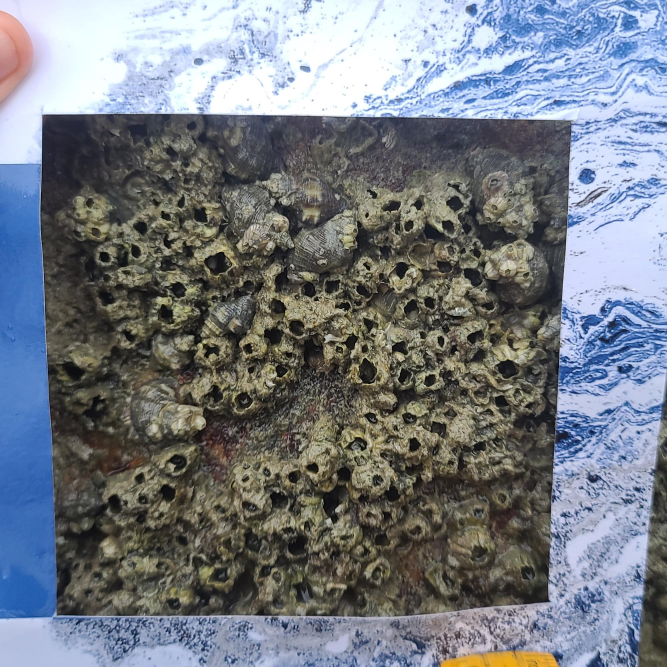
#> input picture Barnacle population.v10i.coco/test/20220730_090044_jpg.rf.f1aa8075cd6508dd39a19eefee99f87e.jpg, 2000 x 2000 px (shown at 1/3 size)
$ python -i barnacle_detector.py   (imports and definitions only)
#> lines starting #> are read from the running program, lines starting #| are printed output that depends on the picture; after the words box and inside, x2 and y2 are one past the last pixel; in counts of white or black regions, pixels touching at a corner belong together
#> further down, picture is the input picture: shape (2000, 2000, 3); mean B, G, R 132, 124.1, 118.3
"""Detector simples de cracas usando morfologia + contornos.

Funções principais:
- process_frame(frame, cm2_per_pixel=..., area_px_min=20, area_px_max=2000)
- compute_cm2_per_pixel(fov_deg, distance_cm, w_px, h_px)

Retorna frame anotado e KPIs (cracas, fouling_percent, cracas_por_cm2, fouling_cm2) e máscara.
"""
from __future__ import annotations

import math
import numpy as np
import cv2


# [16 lines left out: function compute_cm2_per_pixel, not called in this run]


def process_frame(frame: np.ndarray, cm2_per_pixel: float = 0.0025, area_px_min: int = 20, area_px_max: int = 2000):
    """Processa um frame e detecta cracas por morfologia e contornos.

    Retorna: annotated_frame, cracas, fouling_percent, cracas_por_cm2, fouling_cm2, mask
    """
#> called with cm2_per_pixel = 0.0025, area_px_min = 20, area_px_max = 2000
    try:
        h, w = frame.shape[:2]
#> h = 2000; w = 2000

        # Conversão e pré-processamento
        gray = cv2.cvtColor(frame, cv2.COLOR_BGR2GRAY)
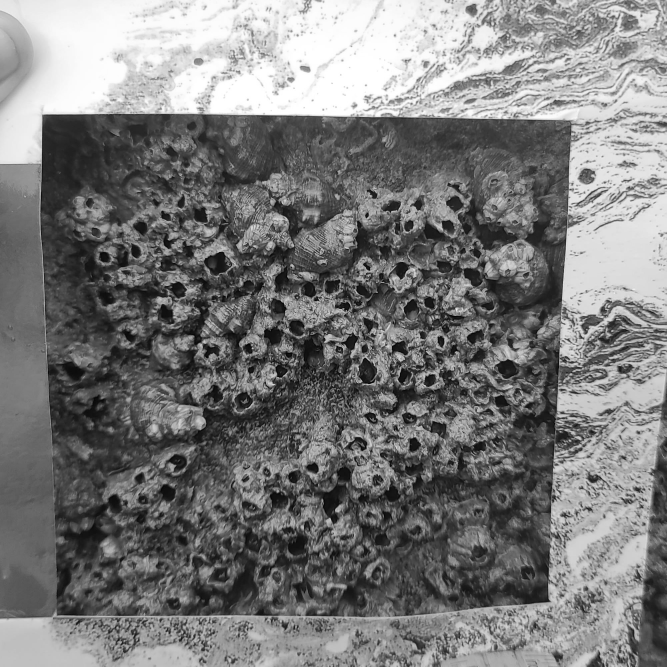
#> gray: shape (2000, 2000) (shown at 1/3 size); min 0, max 255, mean 123.3
        blur = cv2.GaussianBlur(gray, (7, 7), 0)

        # Detecção de regiões escuras/irregulares = cracas
        _, mask = cv2.threshold(blur, 100, 255, cv2.THRESH_BINARY_INV)
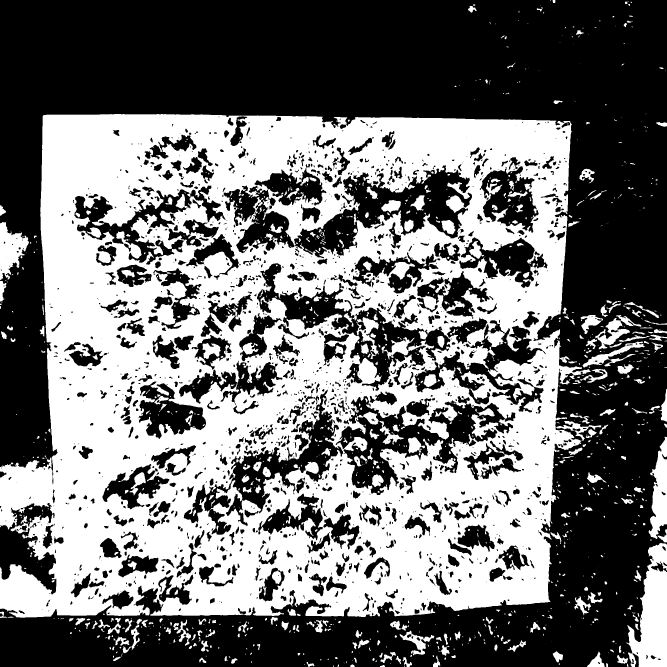
#> mask: shape (2000, 2000) (shown at 1/3 size); 44.7% white; 1280 white regions (706 under 20 px), largest, box (x1, y1, x2, y2) and area: (0, 342, 1773, 1853) 1636542, (1880, 1629, 2000, 2000) 26923, (1946, 1310, 2000, 1617) 9682

        # Remover ruído
        kernel = np.ones((3, 3), np.uint8)
        mask = cv2.morphologyEx(mask, cv2.MORPH_OPEN, kernel, iterations=2)
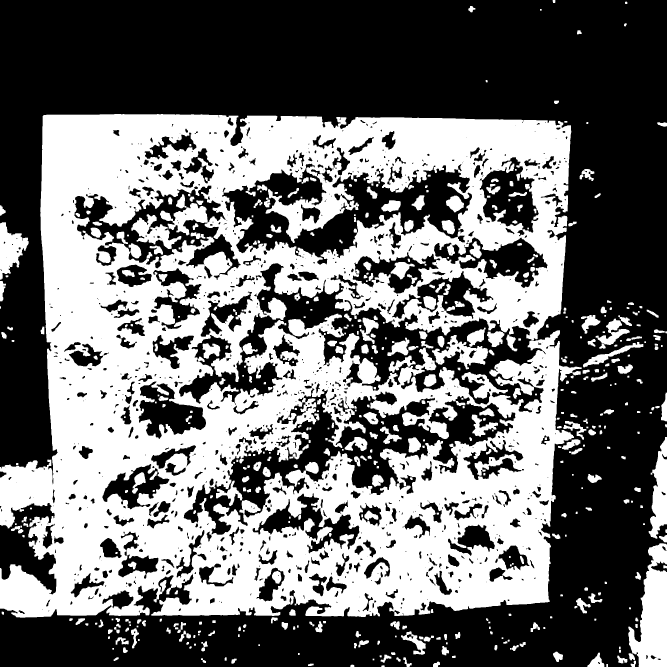
#> mask: shape (2000, 2000) (shown at 1/3 size); 43.1% white; 539 white regions

        # Encontrar contornos
        contours, _ = cv2.findContours(mask, cv2.RETR_EXTERNAL, cv2.CHAIN_APPROX_SIMPLE)
#> contours = 322 contours, 29 with area under 20; largest, box (x1, y1, x2, y2) and area: (0, 342, 1745, 1853) 2148568, (1885, 1630, 2000, 2000) 25665, (1946, 1311, 2000, 1616) 9252, (0, 667, 86, 839) 7800, (1296, 1005, 1464, 1108) 6799

        cracas = 0
        total_area = h * w
#> total_area = 4000000
        fouling_area = 0.0

        for cnt in contours:
            area = cv2.contourArea(cnt)
            if area_px_min < area < area_px_max:
                cracas += 1
                fouling_area += area
                (x, y, rw, rh) = cv2.boundingRect(cnt)
                cv2.rectangle(frame, (x, y), (x + rw, y + rh), (0, 0, 255), 1)
#> this loop made 322 passes
#> (cnt, area, fouling_area, x, y, rw, rh) on passes 3, 28, 34, 54: ([[1819, 1992], [1819, 1999], [1823, 1999], [1823, 1992]], 28, 100, 1819, 1992, 5, 8), ([[1857, 1940], [1857, 1946], [1861, 1946], [1861, 1940]], 24, 3999.5, 1857, 1940, 5, 7), ([[582, 1931], [582, 1936], [587, 1936], [587, 1931]], 25, 4685.5, 582, 1931, 6, 6), ([[714, 1903], [714, 1910], [718, 1910], [718, 1903]], 28, 6456.5, 714, 1903, 5, 8)
#> (area, fouling_area, x, y, rw, rh) on passes 1, 2, 4, 5, 6, 8: (24, 24, 1144, 1996, 10, 4), (48, 72, 1051, 1994, 12, 6), (77, 177, 924, 1991, 17, 7), (194.5, 371.5, 1299, 1985, 21, 15), (135, 506.5, 1892, 1982, 16, 18), (135, 641.5, 694, 1976, 16, 15)
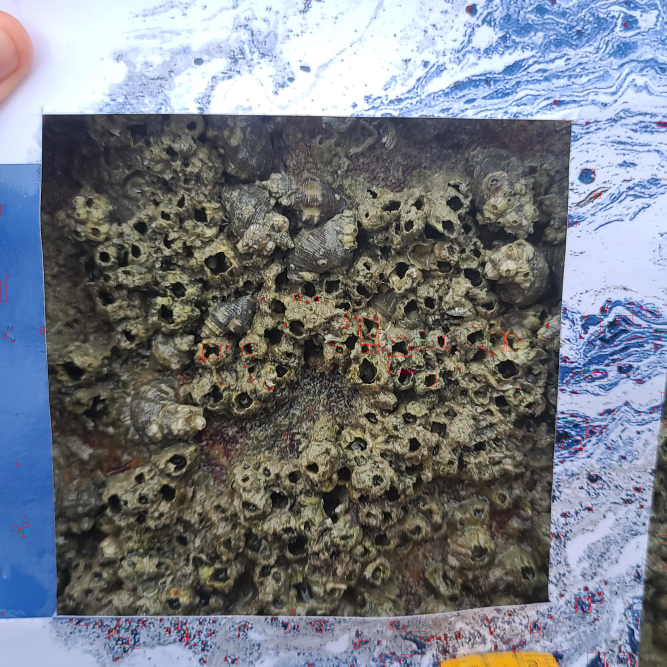
#> frame: shape (2000, 2000, 3) (shown at 1/3 size); 0.42% of pixels changed, all inside (x1, y1, x2, y2) = (0, 0, 2000, 2000)
#> after the loop, cracas = 266; fouling_area = 51176.5

        fouling_cm2 = fouling_area * cm2_per_pixel
#> fouling_cm2 = 127.9

        fouling_percent = (fouling_area / float(total_area)) * 100.0 if total_area > 0 else 0.0
#> fouling_percent = 1.28
        cracas_por_cm2 = cracas / max(fouling_cm2, 1e-9)
#> cracas_por_cm2 = 2.08

        # gerar mapa de calor simples a partir da máscara (normalizado)
        heat = cv2.normalize(mask, None, 0, 255, cv2.NORM_MINMAX)
        heatmap = cv2.applyColorMap(heat.astype(np.uint8), cv2.COLORMAP_JET)
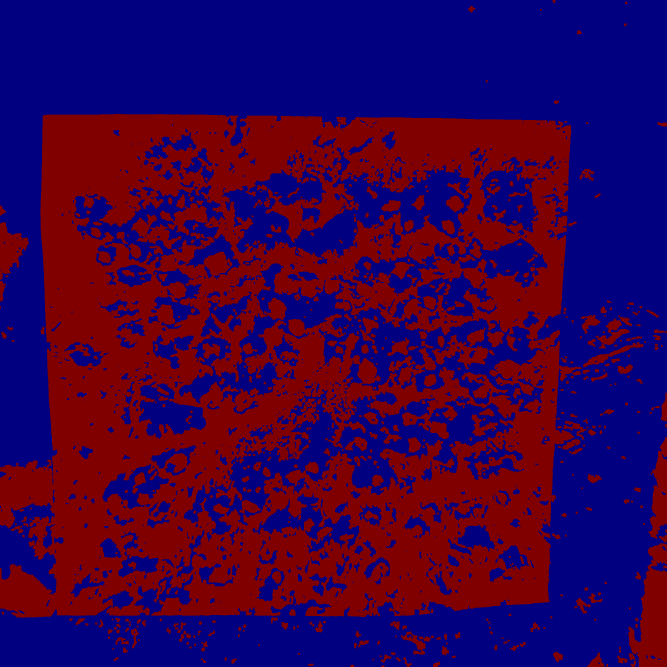
#> heatmap: shape (2000, 2000, 3) (shown at 1/3 size); mean B, G, R 72.9, 0, 55.1

        # Anotações de texto
        cv2.putText(frame, f"Cracas: {cracas}", (10, 30), cv2.FONT_HERSHEY_SIMPLEX, 0.8, (0, 255, 255), 2)
#> frame: shape (2000, 2000, 3); 0.03% of pixels changed, all inside (x1, y1, x2, y2) = (11, 12, 164, 32)
        cv2.putText(frame, f"Sujeira: {fouling_percent:.1f}%", (10, 60), cv2.FONT_HERSHEY_SIMPLEX, 0.8, (255, 255, 0), 2)
#> frame: shape (2000, 2000, 3); mean B, G, R 131.3, 123.6, 118.9
        cv2.putText(frame, f"Cracas/cm^2: {cracas_por_cm2:.3f}", (10, 90), cv2.FONT_HERSHEY_SIMPLEX, 0.8, (0, 200, 255), 2)
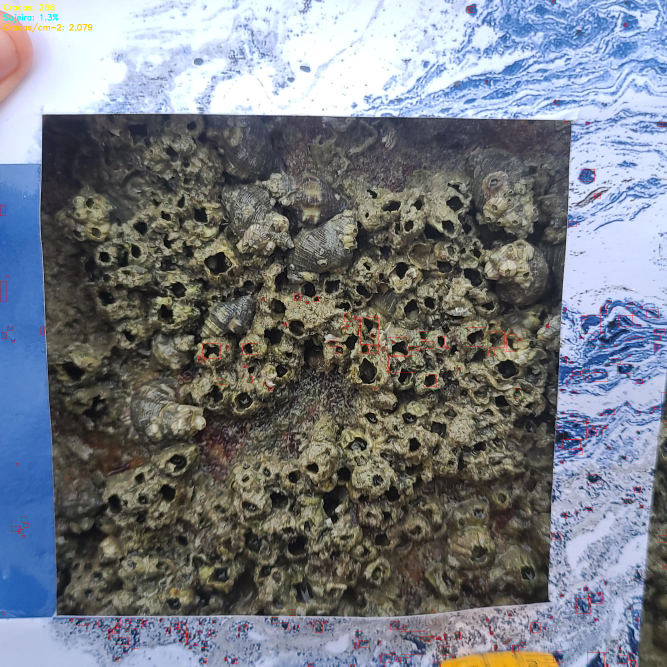
#> frame: shape (2000, 2000, 3) (shown at 1/3 size); mean B, G, R 131.2, 123.6, 118.9

        return frame, cracas, fouling_percent, cracas_por_cm2, fouling_cm2, mask, heatmap

    except Exception as e:
        # em caso de erro, retornar valores neutros
        try:
            import logging
            logging.error(f"Erro no processamento do frame: {e}")
        except Exception:
            pass
        return frame, 0, 0.0, 0.0, 0.0, np.zeros(frame.shape[:2], dtype=np.uint8), np.zeros_like(frame)


# [25 lines left out: function count_cracas_from_mask, not called in this run]


# [2 lines not run here, left out]

>>> import cv2
>>> picture = cv2.imread('Barnacle population.v10i.coco/test/20220730_090044_jpg.rf.f1aa8075cd6508dd39a19eefee99f87e.jpg')
>>> result = process_frame(picture)
#> result = 7 items

$ run again, on Barnacle population.v10i.coco/test/20220730_090152_jpg.rf.67fa8850ace1d8f1e8d8076fa8cd4d78.jpg
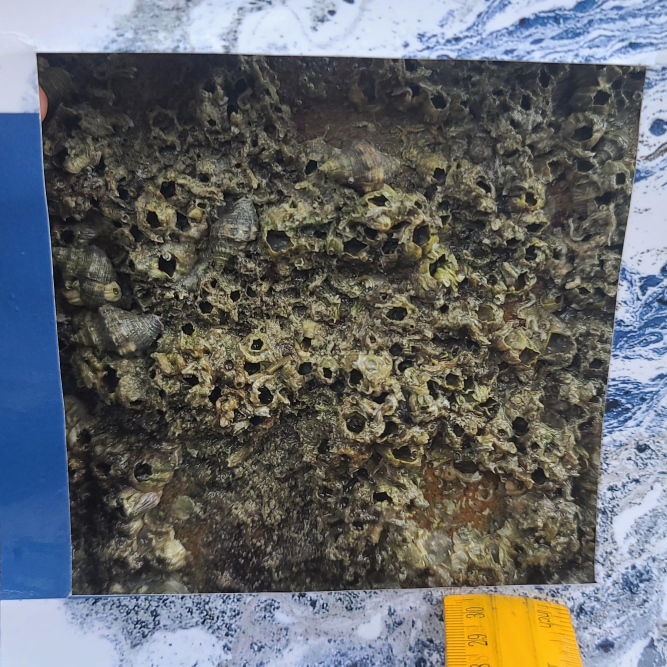
#> input picture Barnacle population.v10i.coco/test/20220730_090152_jpg.rf.67fa8850ace1d8f1e8d8076fa8cd4d78.jpg, 2000 x 2000 px (shown at 1/3 size)
#> picture is the input picture: shape (2000, 2000, 3); mean B, G, R 105.5, 104.4, 101.7
#> in process_frame, `mask = cv2.morphologyEx(mask, cv2.MORPH_OPEN, kernel, iterations=2)`:
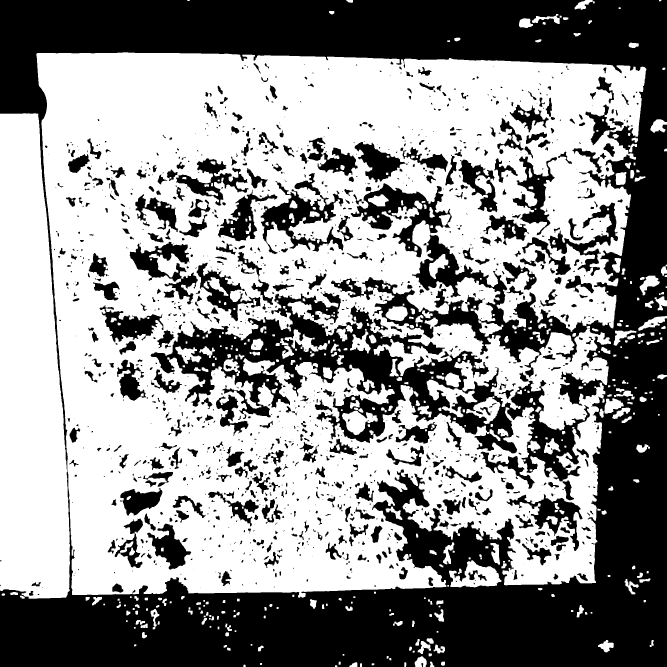
#> mask: shape (2000, 2000) (shown at 1/3 size); 56.9% white; 1444 black regions (685 under 20 px)
#> contours = 288 contours, 34 with area under 20; largest, box (x1, y1, x2, y2) and area: (109, 157, 1939, 1793) 2501818, (0, 340, 210, 1796) 244099, (1347, 1681, 1504, 1762) 7330, (1157, 919, 1223, 963) 2132, (1287, 762, 1345, 837) 1956
#> the loop in process_frame, `for cnt in contours:` made 288 passes
#> (cnt, area, fouling_area, x, y, rw, rh) on passes 35, 51: ([[653, 1880], [653, 1887], [657, 1887], [657, 1880]], 28, 4597, 653, 1880, 5, 8), ([[628, 1845], [628, 1850], [633, 1850], [633, 1845]], 25, 5819, 628, 1845, 6, 6)
#> after the loop in process_frame, `for cnt in contours:`: cracas = 232; fouling_area = 42806.5
#> fouling_cm2 = 107
#> fouling_percent = 1.07
#> cracas_por_cm2 = 2.17
#> in process_frame, `cv2.putText(frame, f"Cracas/cm^2: {cracas_por_cm2:.3f}", (10, 90), cv2..`:
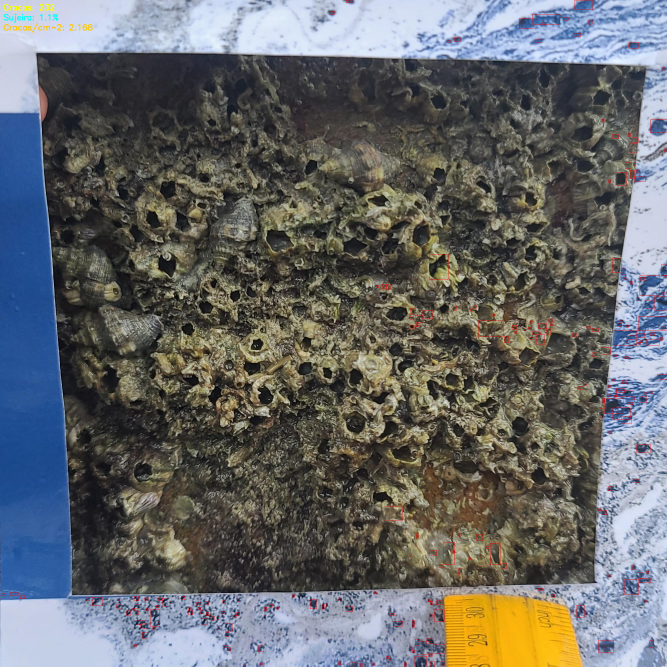
#> frame: shape (2000, 2000, 3) (shown at 1/3 size); mean B, G, R 104.9, 104, 102.2
#> result = 7 items

$ run again, on Barnacle population.v10i.coco/test/20220730_090217_jpg.rf.eae99b188c5bc7b0c5de50a1f57a5abf.jpg
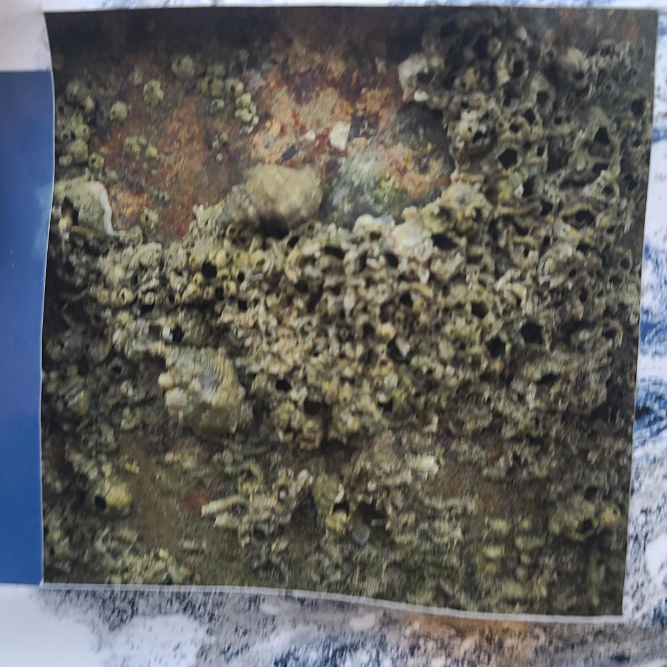
#> input picture Barnacle population.v10i.coco/test/20220730_090217_jpg.rf.eae99b188c5bc7b0c5de50a1f57a5abf.jpg, 2000 x 2000 px (shown at 1/3 size)
#> picture is the input picture: shape (2000, 2000, 3); mean B, G, R 94.5, 97.5, 98.2
#> in process_frame, `mask = cv2.morphologyEx(mask, cv2.MORPH_OPEN, kernel, iterations=2)`:
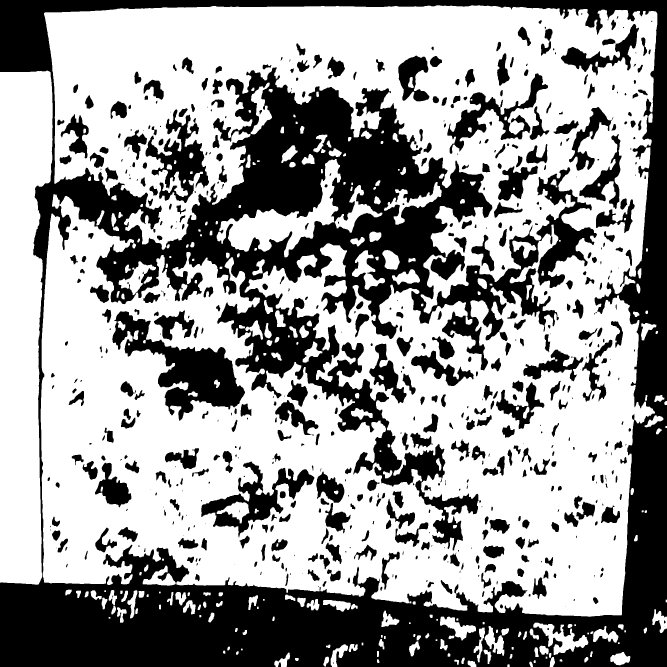
#> mask: shape (2000, 2000) (shown at 1/3 size); 61% white; 604 black regions (132 under 20 px)
#> contours = 256 contours, 18 with area under 20; largest, box (x1, y1, x2, y2) and area: (122, 16, 1972, 1850) 2458556, (0, 212, 158, 1754) 192664, (650, 477, 1023, 772) 31496, (1600, 1868, 1765, 1965) 5630, (1152, 546, 1325, 674) 5430
#> the loop in process_frame, `for cnt in contours:` made 256 passes
#> (cnt, area, fouling_area, x, y, rw, rh) on passes 32, 38, 41: ([[1085, 1928], [1085, 1935], [1089, 1935], [1089, 1928]], 28, 7407, 1085, 1928, 5, 8), ([[1152, 1908], [1152, 1916], [1156, 1916], [1156, 1908]], 32, 8765.5, 1152, 1908, 5, 9), ([[1143, 1905], [1143, 1912], [1147, 1912], [1147, 1905]], 28, 9033, 1143, 1905, 5, 8)
#> after the loop in process_frame, `for cnt in contours:`: cracas = 219; fouling_area = 57351
#> fouling_cm2 = 143.4
#> fouling_percent = 1.43
#> cracas_por_cm2 = 1.53
#> in process_frame, `cv2.putText(frame, f"Cracas/cm^2: {cracas_por_cm2:.3f}", (10, 90), cv2..`:
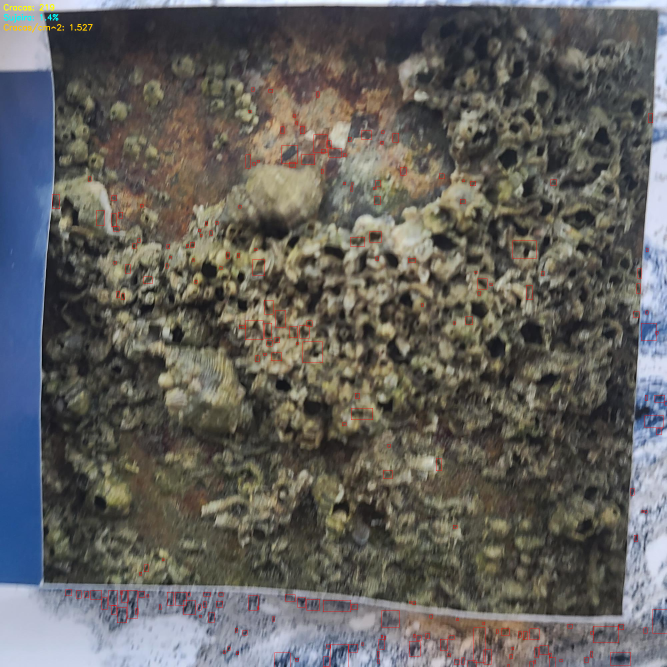
#> frame: shape (2000, 2000, 3) (shown at 1/3 size); mean B, G, R 94, 97.1, 98.8
#> result = 7 items

$ run again, on Barnacle population.v10i.coco/test/20220730_090313_jpg.rf.77539c69833fd1ff5bfa027b266eeb2a.jpg
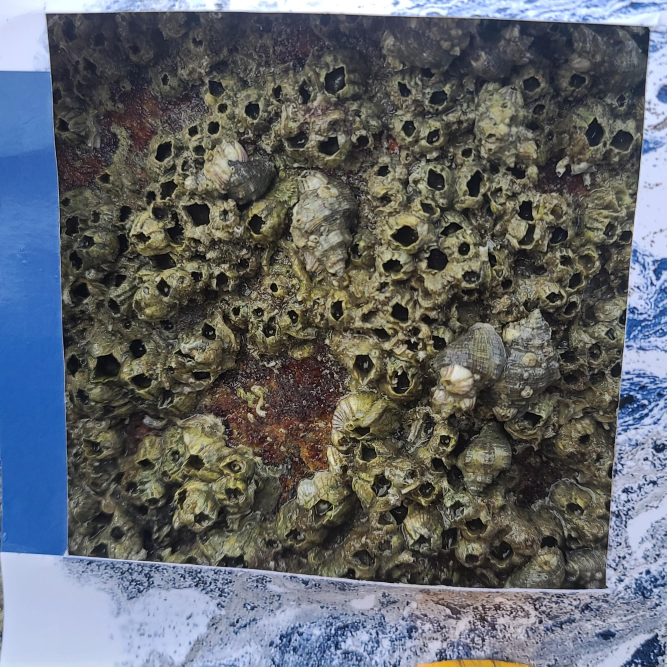
#> input picture Barnacle population.v10i.coco/test/20220730_090313_jpg.rf.77539c69833fd1ff5bfa027b266eeb2a.jpg, 2000 x 2000 px (shown at 1/3 size)
#> picture is the input picture: shape (2000, 2000, 3); mean B, G, R 105.5, 101.1, 97.2
#> in process_frame, `mask = cv2.morphologyEx(mask, cv2.MORPH_OPEN, kernel, iterations=2)`:
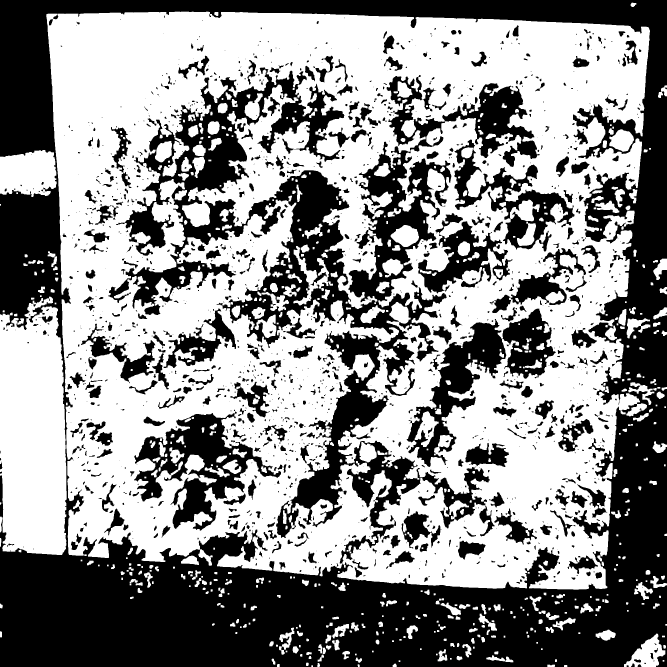
#> mask: shape (2000, 2000) (shown at 1/3 size); 55.7% white; 1516 black regions (791 under 20 px)
#> contours = 576 contours, 70 with area under 20; largest, box (x1, y1, x2, y2) and area: (139, 35, 1950, 1769) 2285570, (0, 890, 200, 1665) 134499, (0, 450, 170, 591) 19382, (1872, 1901, 1996, 2000) 6112, (880, 738, 987, 916) 4762
#> the loop in process_frame, `for cnt in contours:` made 576 passes
#> (cnt, area, fouling_area, x, y, rw, rh) on passes 37, 48, 54: ([[897, 1935], [897, 1941], [901, 1941], [901, 1935]], 24, 3412, 897, 1935, 5, 7), ([[1198, 1917], [1198, 1921], [1204, 1921], [1204, 1917]], 24, 4871, 1198, 1917, 7, 5), ([[1986, 1907], [1986, 1911], [1994, 1911], [1994, 1907]], 32, 5261, 1986, 1907, 9, 5)
#> after the loop in process_frame, `for cnt in contours:`: cracas = 450; fouling_area = 82119.5
#> fouling_cm2 = 205.3
#> fouling_percent = 2.05
#> cracas_por_cm2 = 2.19
#> in process_frame, `cv2.putText(frame, f"Cracas/cm^2: {cracas_por_cm2:.3f}", (10, 90), cv2..`:
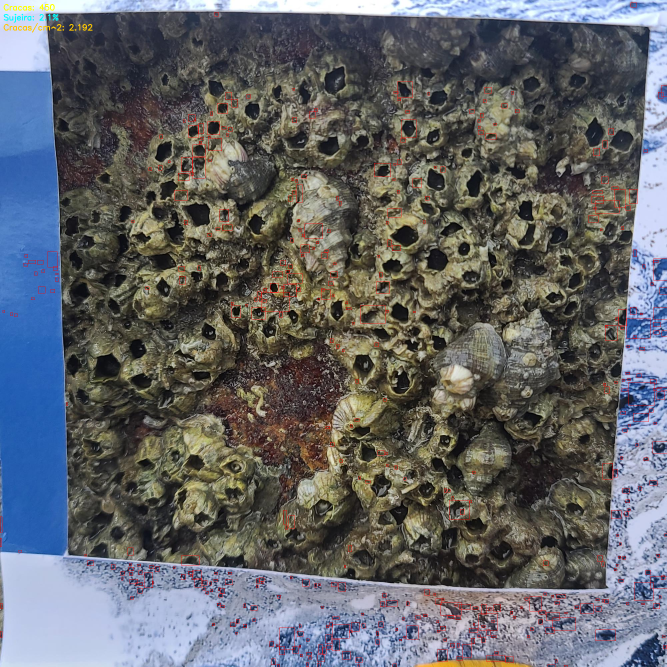
#> frame: shape (2000, 2000, 3) (shown at 1/3 size); mean B, G, R 104.5, 100.4, 98.2
#> result = 7 items
